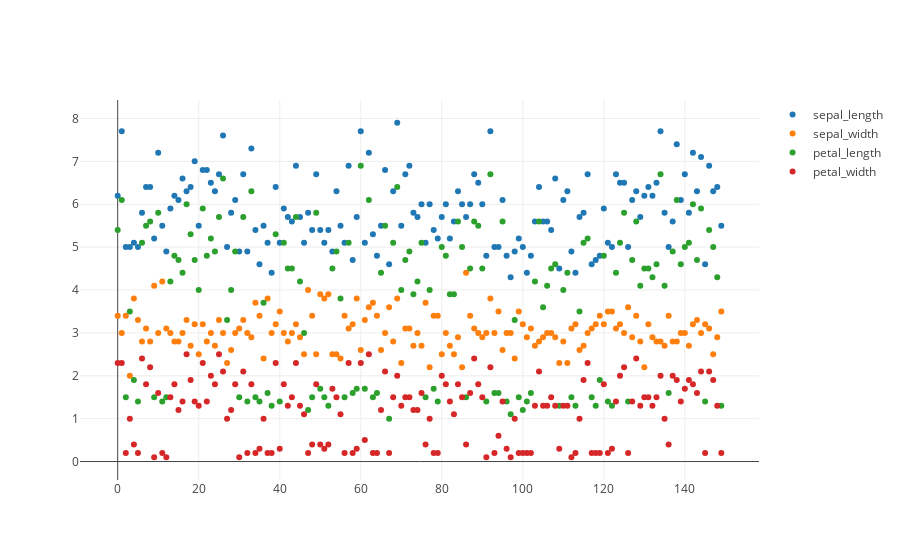

Notebook cell for this chart:
### Markdown cell above
### Visualize features

### Code cell
// Visualize data.
let x = Array::from_iter(0..target.len());

let mut plot = Plot::new();
for i in 0..features.ncols() {
  let y = features.slice(s![.., i]).to_owned(); 
  let t = Scatter::from_array(x.clone(), y).name(&feature_names[i]).mode(Mode::Markers);
  plot.add_trace(t);
}
plot

### Figure 1 — Plotly figure (JSON) as saved in the notebook; plotly's stock layout.template omitted (floating-point values rounded to 4 significant figures; data arrays with more than 128 entries replaced by an {"elided": "..."} marker saying what was removed)
{"data": [{"mode": "markers", "name": "sepal_length", "type": "scatter", "x": {"elided": "150 int values"}, "y": {"elided": "150 float values"}}, {"mode": "markers", "name": "sepal_width", "type": "scatter", "x": {"elided": "150 int values"}, "y": {"elided": "150 float values"}}, {"mode": "markers", "name": "petal_length", "type": "scatter", "x": {"elided": "150 int values"}, "y": {"elided": "150 float values"}}, {"mode": "markers", "name": "petal_width", "type": "scatter", "x": {"elided": "150 int values"}, "y": {"elided": "150 float values"}}], "layout": {}}
